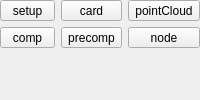
             <widget class="QFrame" name="nk_assetType_frame">
              <property name="frameShape">
               <enum>QFrame::NoFrame</enum>
              </property>
              <property name="frameShadow">
               <enum>QFrame::Plain</enum>
              </property>
              <property name="lineWidth">
               <number>0</number>
              </property>
              <layout class="QVBoxLayout" name="verticalLayout_7">
               <property name="margin">
                <number>0</number>
               </property>
               <item>
                <layout class="QGridLayout" name="nk_assetType_gridLayout">
                 <item row="0" column="2">
                  <widget class="QToolButton" name="nk_pointCloud_toolButton">
                   <property name="sizePolicy">
                    <sizepolicy hsizetype="Expanding" vsizetype="Fixed">
                     <horstretch>0</horstretch>
                     <verstretch>0</verstretch>
                    </sizepolicy>
                   </property>
                   <property name="text">
                    <string>pointCloud</string>
                   </property>
                   <property name="icon">
                    <iconset resource="rsc.qrc">
                     <normaloff>:/rsc/rsc/publish_icon_pointCloud.png</normaloff>
                     <disabledoff>:/rsc/rsc/publish_icon_pointCloud_disabled.png</disabledoff>:/rsc/rsc/publish_icon_pointCloud.png</iconset>
                   </property>
                   <property name="iconSize">
                    <size>
                     <width>48</width>
                     <height>48</height>
                    </size>
                   </property>
                   <property name="checkable">
                    <bool>true</bool>
                   </property>
                   <property name="autoExclusive">
                    <bool>true</bool>
                   </property>
                   <property name="toolButtonStyle">
                    <enum>Qt::ToolButtonTextUnderIcon</enum>
                   </property>
                  </widget>
                 </item>
                 <item row="0" column="1">
                  <widget class="QToolButton" name="card_toolButton">
                   <property name="sizePolicy">
                    <sizepolicy hsizetype="Expanding" vsizetype="Fixed">
                     <horstretch>0</horstretch>
                     <verstretch>0</verstretch>
                    </sizepolicy>
                   </property>
                   <property name="text">
                    <string>card</string>
                   </property>
                   <property name="icon">
                    <iconset resource="rsc.qrc">
                     <normaloff>:/rsc/rsc/publish_icon_card.png</normaloff>
                     <disabledoff>:/rsc/rsc/publish_icon_card_disabled.png</disabledoff>:/rsc/rsc/publish_icon_card.png</iconset>
                   </property>
                   <property name="iconSize">
                    <size>
                     <width>48</width>
                     <height>48</height>
                    </size>
                   </property>
                   <property name="checkable">
                    <bool>true</bool>
                   </property>
                   <property name="autoExclusive">
                    <bool>true</bool>
                   </property>
                   <property name="toolButtonStyle">
                    <enum>Qt::ToolButtonTextUnderIcon</enum>
                   </property>
                  </widget>
                 </item>
                 <item row="1" column="1">
                  <widget class="QToolButton" name="precomp_toolButton">
                   <property name="sizePolicy">
                    <sizepolicy hsizetype="Expanding" vsizetype="Fixed">
                     <horstretch>0</horstretch>
                     <verstretch>0</verstretch>
                    </sizepolicy>
                   </property>
                   <property name="text">
                    <string>precomp</string>
                   </property>
                   <property name="icon">
                    <iconset resource="rsc.qrc">
                     <normaloff>:/rsc/rsc/publish_icon_comp.png</normaloff>
                     <disabledoff>:/rsc/rsc/publish_icon_comp_disabled.png</disabledoff>:/rsc/rsc/publish_icon_comp.png</iconset>
                   </property>
                   <property name="iconSize">
                    <size>
                     <width>48</width>
                     <height>48</height>
                    </size>
                   </property>
                   <property name="checkable">
                    <bool>true</bool>
                   </property>
                   <property name="autoExclusive">
                    <bool>true</bool>
                   </property>
                   <property name="toolButtonStyle">
                    <enum>Qt::ToolButtonTextUnderIcon</enum>
                   </property>
                  </widget>
                 </item>
                 <item row="1" column="0">
                  <widget class="QToolButton" name="comp_toolButton">
                   <property name="sizePolicy">
                    <sizepolicy hsizetype="Expanding" vsizetype="Fixed">
                     <horstretch>0</horstretch>
                     <verstretch>0</verstretch>
                    </sizepolicy>
                   </property>
                   <property name="text">
                    <string>comp</string>
                   </property>
                   <property name="icon">
                    <iconset resource="rsc.qrc">
                     <normaloff>:/rsc/rsc/publish_icon_comp.png</normaloff>
                     <disabledoff>:/rsc/rsc/publish_icon_comp_disabled.png</disabledoff>:/rsc/rsc/publish_icon_comp.png</iconset>
                   </property>
                   <property name="iconSize">
                    <size>
                     <width>48</width>
                     <height>48</height>
                    </size>
                   </property>
                   <property name="checkable">
                    <bool>true</bool>
                   </property>
                   <property name="autoExclusive">
                    <bool>true</bool>
                   </property>
                   <property name="toolButtonStyle">
                    <enum>Qt::ToolButtonTextUnderIcon</enum>
                   </property>
                  </widget>
                 </item>
                 <item row="1" column="2">
                  <widget class="QToolButton" name="nk_node_toolButton">
                   <property name="sizePolicy">
                    <sizepolicy hsizetype="Expanding" vsizetype="Fixed">
                     <horstretch>0</horstretch>
                     <verstretch>0</verstretch>
                    </sizepolicy>
                   </property>
                   <property name="text">
                    <string>node</string>
                   </property>
                   <property name="icon">
                    <iconset resource="rsc.qrc">
                     <normaloff>:/rsc/rsc/publish_icon_node.png</normaloff>
                     <disabledoff>:/rsc/rsc/publish_icon_node_disabled.png</disabledoff>:/rsc/rsc/publish_icon_node.png</iconset>
                   </property>
                   <property name="iconSize">
                    <size>
                     <width>48</width>
                     <height>48</height>
                    </size>
                   </property>
                   <property name="checkable">
                    <bool>true</bool>
                   </property>
                   <property name="autoExclusive">
                    <bool>true</bool>
                   </property>
                   <property name="toolButtonStyle">
                    <enum>Qt::ToolButtonTextUnderIcon</enum>
                   </property>
                  </widget>
                 </item>
                 <item row="0" column="0">
                  <widget class="QToolButton" name="setup_toolButton">
                   <property name="sizePolicy">
                    <sizepolicy hsizetype="Expanding" vsizetype="Fixed">
                     <horstretch>0</horstretch>
                     <verstretch>0</verstretch>
                    </sizepolicy>
                   </property>
                   <property name="text">
                    <string>setup</string>
                   </property>
                   <property name="icon">
                    <iconset resource="rsc.qrc">
                     <normaloff>:/rsc/rsc/publish_icon_setup.png</normaloff>
                     <disabledoff>:/rsc/rsc/publish_icon_setup_disabled.png</disabledoff>:/rsc/rsc/publish_icon_setup.png</iconset>
                   </property>
                   <property name="iconSize">
                    <size>
                     <width>48</width>
                     <height>48</height>
                    </size>
                   </property>
                   <property name="checkable">
                    <bool>true</bool>
                   </property>
                   <property name="autoExclusive">
                    <bool>true</bool>
                   </property>
                   <property name="toolButtonStyle">
                    <enum>Qt::ToolButtonTextUnderIcon</enum>
                   </property>
                  </widget>
                 </item>
                </layout>
               </item>
               <item>
                <spacer name="nk_assetType_verticalSpacer">
                 <property name="orientation">
                  <enum>Qt::Vertical</enum>
                 </property>
                 <property name="sizeHint" stdset="0">
                  <size>
                   <width>20</width>
                   <height>40</height>
                  </size>
                 </property>
                </spacer>
               </item>
              </layout>
             </widget>
